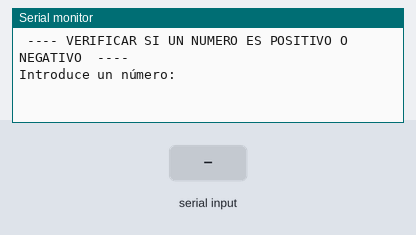
A sketch run on a simulated Arduino Uno, built with avr-gcc and run on an emulated ATmega328P. Parts: the last lines printed to the serial monitor. Inputs (shaded band) come from the test bench.

Above: at 1.2 s.
1.3 s: "90,45\n" received over Serial
At 2.0 s:
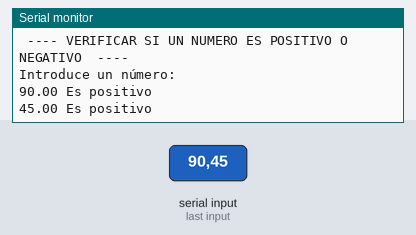
2.8 s: "30,150\n" received over Serial
At 4.4 s:
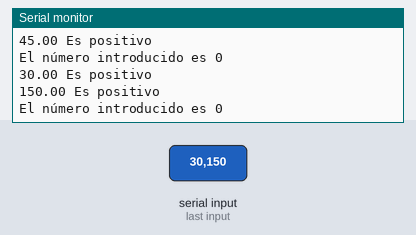
Timing chart, 0 to 5.9 s (numbered marks = the images above; inputs shaded):
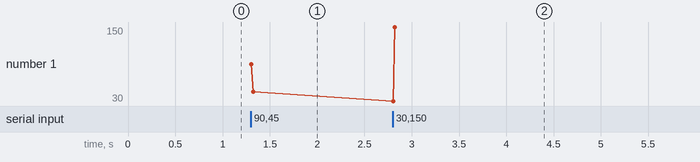

Measured:
- after the input at 1.3 s, the serial monitor: prints a new line at once (image 1)
- after the input at 2.8 s, the serial monitor: prints a new line at once (image 2)
- plotted number 1: 45 → 150 after the input at 2.8 s

The sketch:

05_P01_NumPositivo_if.ino
```cpp
/*
  Programa 1: Verificar si un número es positivo
*/

float num = 0;

void setup(){

  Serial.begin(9600); // Comunicación serial

  Serial.println(" ---- VERIFICAR SI UN NUMERO ES POSITIVO O NEGATIVO  ----");
  Serial.println("");
  Serial.println("Introduce un número: ");
}

void loop() {

  // Verificar si hay datos disponibles
  if (Serial.available() > 0) {

    // leer un carácter
    num = Serial.parseFloat();

    if (num > 0){
      Serial.print(num); Serial.println(" Es positivo");
    }
    else if (num < 0){
      Serial.print(num); Serial.println(" Es negativo");
    }
    else
      Serial.println("El número introducido es 0");
  }

}
```
